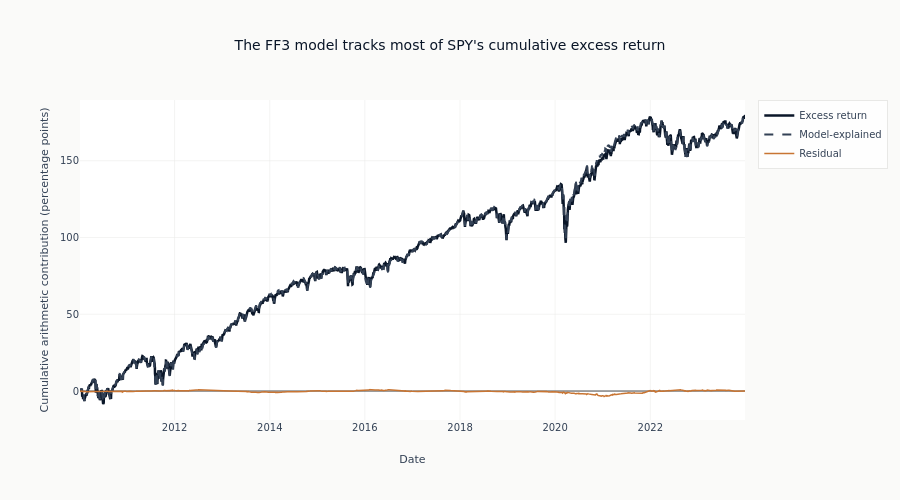

The cell this chart's notebook holds for it:
### Code cell
fig = go.Figure()

fig.add_trace(
    go.Scatter(
        x=cum_attribution.index,
        y=cum_attribution["Excess Return"],
        name="Excess return",
        line=dict(color=COLORS["blue"], width=2.5),
    )
)

fig.add_trace(
    go.Scatter(
        x=cum_attribution.index,
        y=cum_attribution["Explained"],
        name="Model-explained",
        line=dict(color=COLORS["neutral"], width=2, dash="dash"),
    )
)
fig.add_trace(
    go.Scatter(
        x=cum_attribution.index,
        y=cum_attribution["Residual"],
        name="Residual",
        line=dict(color=COLORS["copper"], width=1.5),
    )
)

fig.update_layout(
    title=f"The FF3 model tracks most of {attribution_symbol}'s cumulative excess return",
    xaxis_title="Date",
    yaxis_title="Cumulative arithmetic contribution (percentage points)",
    height=500,
)
show_plotly_with_alt(
    fig,
    "Bars of annualized factor contribution with confidence intervals. Some intervals straddle zero and others clear it.",
)

### Figure 1 — Plotly figure (JSON) as saved in the notebook; plotly's stock layout.template omitted (floating-point values rounded to 4 significant figures; data arrays with more than 128 entries replaced by an {"elided": "..."} marker saying what was removed)
{"data": [{"line": {"color": "#0a1628", "width": 2.5}, "name": "Excess return", "type": "scatter", "x": {"elided": "3521 str values"}, "y": {"elided": "3521 float values"}}, {"line": {"color": "#334155", "dash": "dash", "width": 2}, "name": "Model-explained", "type": "scatter", "x": {"elided": "3521 str values"}, "y": {"elided": "3521 float values"}}, {"line": {"color": "#C87533", "width": 1.5}, "name": "Residual", "type": "scatter", "x": {"elided": "3521 str values"}, "y": {"elided": "3521 float values"}}], "layout": {"height": 500, "title": {"text": "The FF3 model tracks most of SPY's cumulative excess return"}, "xaxis": {"title": {"text": "Date"}}, "yaxis": {"title": {"text": "Cumulative arithmetic contribution (percentage points)"}}}}
